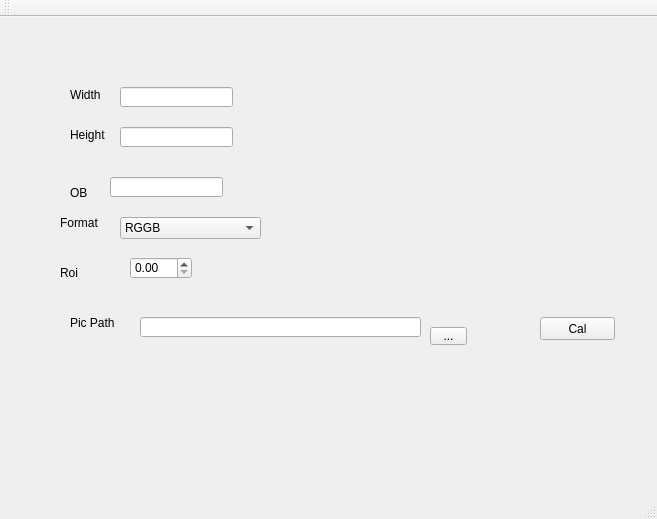
<?xml version="1.0" encoding="UTF-8"?>
<ui version="4.0">
 <class>AWB_ToolClass</class>
 <widget class="QMainWindow" name="AWB_ToolClass">
  <property name="geometry">
   <rect>
    <x>0</x>
    <y>0</y>
    <width>657</width>
    <height>519</height>
   </rect>
  </property>
  <property name="windowTitle">
   <string>AWB_Tool</string>
  </property>
  <widget class="QWidget" name="centralWidget">
   <widget class="QLabel" name="label">
    <property name="geometry">
     <rect>
      <x>70</x>
      <y>70</y>
      <width>51</width>
      <height>16</height>
     </rect>
    </property>
    <property name="text">
     <string>Width</string>
    </property>
   </widget>
   <widget class="QLineEdit" name="width_lineEdit">
    <property name="geometry">
     <rect>
      <x>120</x>
      <y>70</y>
      <width>113</width>
      <height>20</height>
     </rect>
    </property>
   </widget>
   <widget class="QLabel" name="label_2">
    <property name="geometry">
     <rect>
      <x>70</x>
      <y>110</y>
      <width>51</width>
      <height>16</height>
     </rect>
    </property>
    <property name="text">
     <string>Height</string>
    </property>
   </widget>
   <widget class="QLineEdit" name="height_lineEdit">
    <property name="geometry">
     <rect>
      <x>120</x>
      <y>110</y>
      <width>113</width>
      <height>20</height>
     </rect>
    </property>
   </widget>
   <widget class="QLabel" name="label_3">
    <property name="geometry">
     <rect>
      <x>70</x>
      <y>170</y>
      <width>54</width>
      <height>12</height>
     </rect>
    </property>
    <property name="text">
     <string>OB</string>
    </property>
   </widget>
   <widget class="QLineEdit" name="ob_lineEdit">
    <property name="geometry">
     <rect>
      <x>110</x>
      <y>160</y>
      <width>113</width>
      <height>20</height>
     </rect>
    </property>
   </widget>
   <widget class="QLabel" name="label_4">
    <property name="geometry">
     <rect>
      <x>60</x>
      <y>200</y>
      <width>54</width>
      <height>12</height>
     </rect>
    </property>
    <property name="text">
     <string>Format</string>
    </property>
   </widget>
   <widget class="QComboBox" name="formnat_comboBox">
    <property name="geometry">
     <rect>
      <x>120</x>
      <y>200</y>
      <width>141</width>
      <height>22</height>
     </rect>
    </property>
    <item>
     <property name="text">
      <string>RGGB</string>
     </property>
    </item>
    <item>
     <property name="text">
      <string>GRBG</string>
     </property>
    </item>
    <item>
     <property name="text">
      <string>BGGR</string>
     </property>
    </item>
    <item>
     <property name="text">
      <string>GBRG</string>
     </property>
    </item>
   </widget>
   <widget class="QDoubleSpinBox" name="roi_doubleSpinBox">
    <property name="geometry">
     <rect>
      <x>130</x>
      <y>240</y>
      <width>62</width>
      <height>22</height>
     </rect>
    </property>
   </widget>
   <widget class="QLabel" name="label_5">
    <property name="geometry">
     <rect>
      <x>60</x>
      <y>250</y>
      <width>54</width>
      <height>12</height>
     </rect>
    </property>
    <property name="text">
     <string>Roi</string>
    </property>
   </widget>
   <widget class="QLabel" name="label_6">
    <property name="geometry">
     <rect>
      <x>70</x>
      <y>300</y>
      <width>54</width>
      <height>12</height>
     </rect>
    </property>
    <property name="text">
     <string>Pic Path</string>
    </property>
   </widget>
   <widget class="QLineEdit" name="lineEdit">
    <property name="geometry">
     <rect>
      <x>140</x>
      <y>300</y>
      <width>281</width>
      <height>20</height>
     </rect>
    </property>
   </widget>
   <widget class="QToolButton" name="toolButton">
    <property name="geometry">
     <rect>
      <x>430</x>
      <y>310</y>
      <width>37</width>
      <height>18</height>
     </rect>
    </property>
    <property name="text">
     <string>...</string>
    </property>
   </widget>
   <widget class="QPushButton" name="Cal_pushButton">
    <property name="geometry">
     <rect>
      <x>540</x>
      <y>300</y>
      <width>75</width>
      <height>23</height>
     </rect>
    </property>
    <property name="text">
     <string>Cal</string>
    </property>
   </widget>
  </widget>
  <widget class="QMenuBar" name="menuBar">
   <property name="geometry">
    <rect>
     <x>0</x>
     <y>0</y>
     <width>657</width>
     <height>22</height>
    </rect>
   </property>
  </widget>
  <widget class="QToolBar" name="mainToolBar">
   <attribute name="toolBarArea">
    <enum>TopToolBarArea</enum>
   </attribute>
   <attribute name="toolBarBreak">
    <bool>false</bool>
   </attribute>
  </widget>
  <widget class="QStatusBar" name="statusBar"/>
 </widget>
 <layoutdefault spacing="6" margin="11"/>
 <resources>
  <include location="AWB_Tool.qrc"/>
 </resources>
 <connections/>
</ui>
